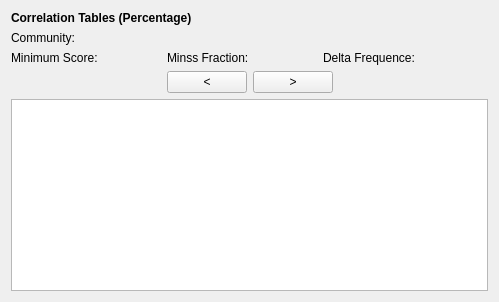
            <widget class="QWidget" name="page_15">
             <layout class="QGridLayout" name="gridLayout_18">
              <item row="0" column="0">
               <widget class="QLabel" name="label_40">
                <property name="text">
                 <string>&lt;html&gt;&lt;head/&gt;&lt;body&gt;&lt;p&gt;&lt;span style=&quot; font-weight:600;&quot;&gt;Correlation Tables (Percentage)&lt;/span&gt;&lt;/p&gt;&lt;/body&gt;&lt;/html&gt;</string>
                </property>
               </widget>
              </item>
              <item row="1" column="0">
               <layout class="QVBoxLayout" name="verticalLayout_31">
                <item>
                 <layout class="QHBoxLayout" name="horizontalLayout_73">
                  <item>
                   <widget class="QLabel" name="lblComunidade">
                    <property name="minimumSize">
                     <size>
                      <width>120</width>
                      <height>0</height>
                     </size>
                    </property>
                    <property name="text">
                     <string>Community: </string>
                    </property>
                   </widget>
                  </item>
                 </layout>
                </item>
                <item>
                 <layout class="QHBoxLayout" name="horizontalLayout_74">
                  <item>
                   <widget class="QLabel" name="lblMinLogP_3">
                    <property name="minimumSize">
                     <size>
                      <width>150</width>
                      <height>0</height>
                     </size>
                    </property>
                    <property name="text">
                     <string>Minimum Score: </string>
                    </property>
                   </widget>
                  </item>
                  <item>
                   <widget class="QLabel" name="lblMinss_3">
                    <property name="minimumSize">
                     <size>
                      <width>150</width>
                      <height>0</height>
                     </size>
                    </property>
                    <property name="text">
                     <string>Minss Fraction: </string>
                    </property>
                   </widget>
                  </item>
                  <item>
                   <widget class="QLabel" name="lblDeltaFreq_3">
                    <property name="minimumSize">
                     <size>
                      <width>165</width>
                      <height>0</height>
                     </size>
                    </property>
                    <property name="text">
                     <string>Delta Frequence: </string>
                    </property>
                   </widget>
                  </item>
                 </layout>
                </item>
                <item>
                 <layout class="QHBoxLayout" name="horizontalLayout_75">
                  <item>
                   <spacer name="horizontalSpacer_49">
                    <property name="orientation">
                     <enum>Qt::Horizontal</enum>
                    </property>
                    <property name="sizeHint" stdset="0">
                     <size>
                      <width>40</width>
                      <height>20</height>
                     </size>
                    </property>
                   </spacer>
                  </item>
                  <item>
                   <widget class="QPushButton" name="cmdBackComm">
                    <property name="text">
                     <string>&lt;</string>
                    </property>
                   </widget>
                  </item>
                  <item>
                   <widget class="QPushButton" name="cmdNextComm">
                    <property name="text">
                     <string>&gt;</string>
                    </property>
                   </widget>
                  </item>
                  <item>
                   <spacer name="horizontalSpacer_50">
                    <property name="orientation">
                     <enum>Qt::Horizontal</enum>
                    </property>
                    <property name="sizeHint" stdset="0">
                     <size>
                      <width>40</width>
                      <height>20</height>
                     </size>
                    </property>
                   </spacer>
                  </item>
                 </layout>
                </item>
               </layout>
              </item>
              <item row="2" column="0">
               <widget class="QTableWidget" name="tableComm1">
                <property name="editTriggers">
                 <set>QAbstractItemView::NoEditTriggers</set>
                </property>
                <attribute name="horizontalHeaderCascadingSectionResizes">
                 <bool>false</bool>
                </attribute>
                <attribute name="verticalHeaderStretchLastSection">
                 <bool>false</bool>
                </attribute>
               </widget>
              </item>
             </layout>
            </widget>
